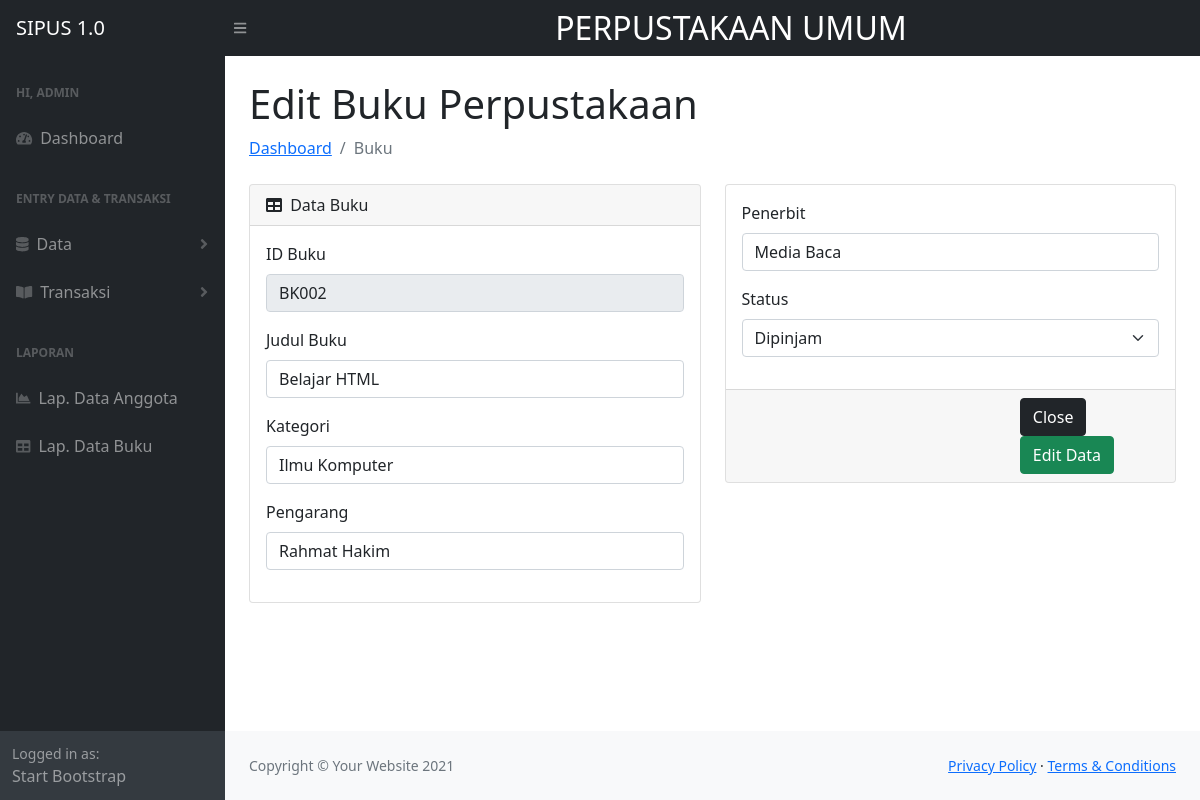
/index.php?p=buku-edit&id=BK002, run on the app's committed database.
### tables this page shows
CREATE TABLE `tbbuku` (
  `idbuku` varchar(5) NOT NULL,
  `judulbuku` varchar(50) NOT NULL,
  `kategori` varchar(50) NOT NULL,
  `pengarang` varchar(40) NOT NULL,
  `penerbit` varchar(40) NOT NULL,
  `status` varchar(10) NOT NULL
);

### pages/buku-edit.php (the view, shortened to what this page needs)
<?php
$id_buku = $_GET['id'];
$q_tampil_buku = mysqli_query($db, "SELECT * FROM tbbuku WHERE idbuku='$id_buku'");
$r_tampil_buku = mysqli_fetch_array($q_tampil_buku);
?>
<main>
    <div class="container-fluid px-4">
        <h1 class="mt-4"> Edit Buku Perpustakaan</h1>
        <ol class="breadcrumb mb-4">
            <li class="breadcrumb-item"><a href="../sipus2/index.php">Dashboard</a></li>
            <li class="breadcrumb-item active">Buku</li>
        </ol>
        <div class="row">
            <div class="col-xl-6">
                <div class="card mb-4">
                    <div class="card-header">
                        <i class="fas fa-table me-1"></i>
                        Data Buku
                    </div>
                    <div class="card-body">
                        <form action="proses/buku-edit-proses.php" method="post">
                            <div class="mb-3">
                                <label class="form-label">ID Buku</label>
                                <input type="text" class="form-control" name="id_buku"
                                    value="<?php echo $r_tampil_buku['idbuku']; ?>" readonly="readonly">
                            </div>
                            <div class="mb-3">
                                <label class="form-label">Judul Buku</label>
                                <input type="text" class="form-control" name="judul"
                                    value="<?php echo $r_tampil_buku['judulbuku']; ?>">
                            </div>
                            <div class="mb-3">
                                <label class="form-label">Kategori</label>
                                <input type="text" class="form-control" name="kategori"
                                    value="<?php echo $r_tampil_buku['kategori']; ?>">
                            </div>
                            <div class="mb-3">
                                <label class="form-label">Pengarang</label>
                                <input type="text" class="form-control" name="pengarang"
                                    value="<?php echo $r_tampil_buku['pengarang']; ?>">
                            </div>
                    </div>
                </div>
            </div>
            <div class="col-xl-6">
                <div class="card mb-4">
                    <div class="card-body">
                        <div class="mb-3">
                            <label class="form-label">Penerbit</label>
                            <input type="text" class="form-control" name="penerbit"
                                value="<?php echo $r_tampil_buku['penerbit']; ?>">
                        </div>
                        <div class="mb-3">
                            <label class="form-label">Status</label>
                            <select class="form-select" name="status">
                                <option value="Dipinjam"
                                    <?php echo ($r_tampil_buku['status'] == 'Dipinjam') ? 'selected' : ''; ?>>Dipinjam
                                </option>
                            </select>
                        </div>
                    </div>
                    <div class="card-footer">
                        <div class="col-md-4 offset-md-8">
                            <a href="../sipus2/index.php?p=buku" class="btn btn-dark">Close</a>
                            <button type="submit" name="simpan" class="btn btn-success">Edit Data</button>
                        </div>
                    </div>
                </div>
            </div>
        </div>
    </div>
</main>

### data on the page
tbbuku: id_buku "BK002", judul "Belajar HTML", kategori "Ilmu Komputer", pengarang "Rahmat Hakim", penerbit "Media Baca", status "Dipinjam"
